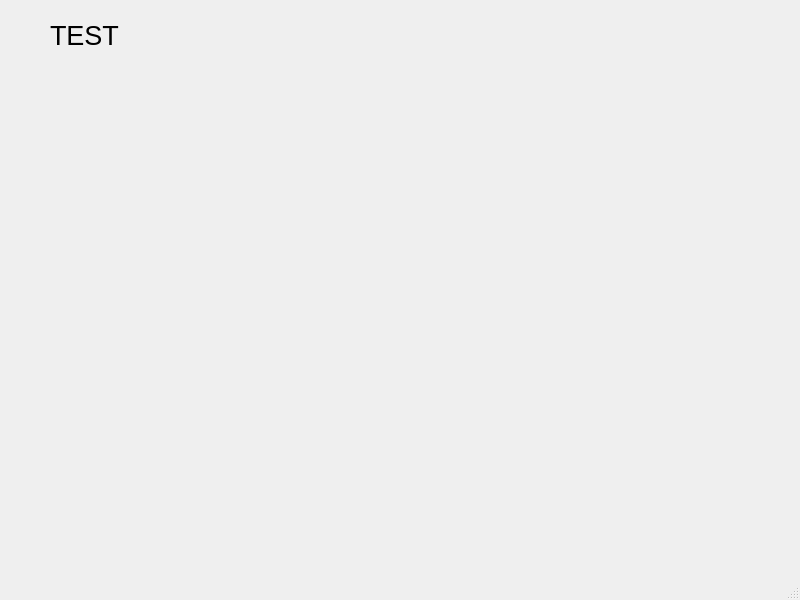
<?xml version="1.0" encoding="UTF-8"?>
<ui version="4.0">
 <class>main</class>
 <widget class="QMainWindow" name="main">
  <property name="geometry">
   <rect>
    <x>0</x>
    <y>0</y>
    <width>800</width>
    <height>600</height>
   </rect>
  </property>
  <property name="windowTitle">
   <string>main</string>
  </property>
  <widget class="QWidget" name="centralwidget">
   <widget class="QLabel" name="label">
    <property name="geometry">
     <rect>
      <x>50</x>
      <y>20</y>
      <width>111</width>
      <height>31</height>
     </rect>
    </property>
    <property name="font">
     <font>
      <pointsize>20</pointsize>
     </font>
    </property>
    <property name="text">
     <string>TEST</string>
    </property>
   </widget>
  </widget>
  <widget class="QMenuBar" name="menubar">
   <property name="geometry">
    <rect>
     <x>0</x>
     <y>0</y>
     <width>800</width>
     <height>22</height>
    </rect>
   </property>
  </widget>
  <widget class="QStatusBar" name="statusbar"/>
 </widget>
 <resources/>
 <connections/>
</ui>
